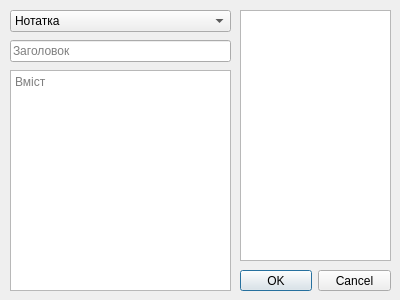
<?xml version="1.0" encoding="UTF-8"?>
<ui version="4.0">
 <class>CreateEditeWindow</class>
 <widget class="QDialog" name="CreateEditeWindow">
  <property name="geometry">
   <rect>
    <x>0</x>
    <y>0</y>
    <width>400</width>
    <height>300</height>
   </rect>
  </property>
  <property name="windowTitle">
   <string>Dialog</string>
  </property>
  <widget class="QDialogButtonBox" name="buttonBox">
   <property name="geometry">
    <rect>
     <x>240</x>
     <y>270</y>
     <width>151</width>
     <height>21</height>
    </rect>
   </property>
   <property name="orientation">
    <enum>Qt::Horizontal</enum>
   </property>
   <property name="standardButtons">
    <set>QDialogButtonBox::Cancel|QDialogButtonBox::Ok</set>
   </property>
  </widget>
  <widget class="QLineEdit" name="titleLineEdit">
   <property name="geometry">
    <rect>
     <x>10</x>
     <y>40</y>
     <width>221</width>
     <height>22</height>
    </rect>
   </property>
   <property name="placeholderText">
    <string>Заголовок</string>
   </property>
  </widget>
  <widget class="QTextEdit" name="contentTextEdit">
   <property name="geometry">
    <rect>
     <x>10</x>
     <y>70</y>
     <width>221</width>
     <height>221</height>
    </rect>
   </property>
   <property name="placeholderText">
    <string>Вміст</string>
   </property>
  </widget>
  <widget class="QComboBox" name="typeComboBox">
   <property name="geometry">
    <rect>
     <x>10</x>
     <y>10</y>
     <width>221</width>
     <height>22</height>
    </rect>
   </property>
   <item>
    <property name="text">
     <string>Нотатка</string>
    </property>
   </item>
   <item>
    <property name="text">
     <string>Завдання</string>
    </property>
   </item>
  </widget>
  <widget class="QListWidget" name="categoriesListWidget">
   <property name="geometry">
    <rect>
     <x>240</x>
     <y>10</y>
     <width>151</width>
     <height>251</height>
    </rect>
   </property>
  </widget>
 </widget>
 <resources/>
 <connections>
  <connection>
   <sender>buttonBox</sender>
   <signal>accepted()</signal>
   <receiver>CreateEditeWindow</receiver>
   <slot>accept()</slot>
   <hints>
    <hint type="sourcelabel">
     <x>248</x>
     <y>254</y>
    </hint>
    <hint type="destinationlabel">
     <x>157</x>
     <y>274</y>
    </hint>
   </hints>
  </connection>
  <connection>
   <sender>buttonBox</sender>
   <signal>rejected()</signal>
   <receiver>CreateEditeWindow</receiver>
   <slot>reject()</slot>
   <hints>
    <hint type="sourcelabel">
     <x>316</x>
     <y>260</y>
    </hint>
    <hint type="destinationlabel">
     <x>286</x>
     <y>274</y>
    </hint>
   </hints>
  </connection>
 </connections>
</ui>
